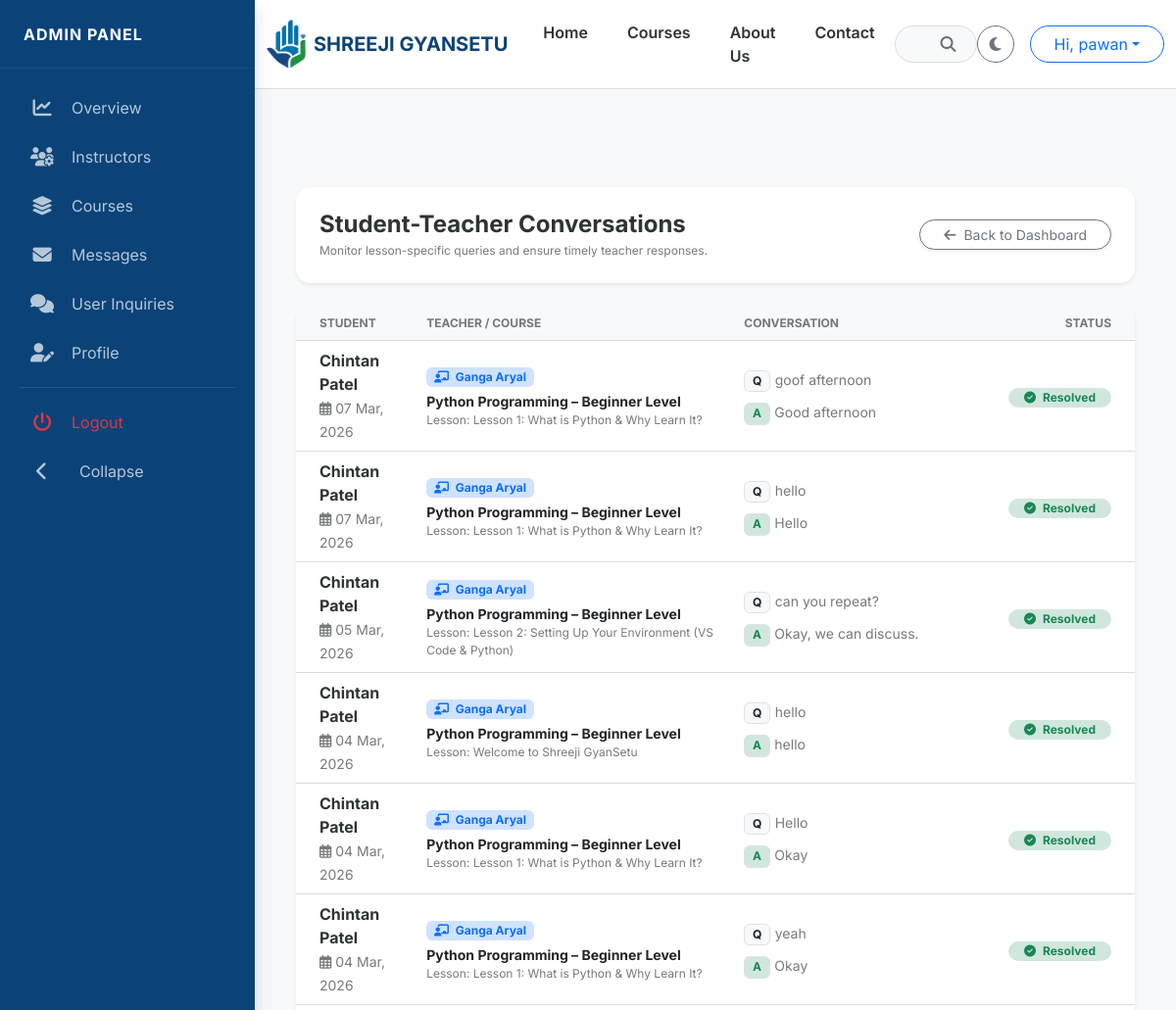
/admin-console/communication/ (signed in, upper part), run on an earlier commit of the app's database.
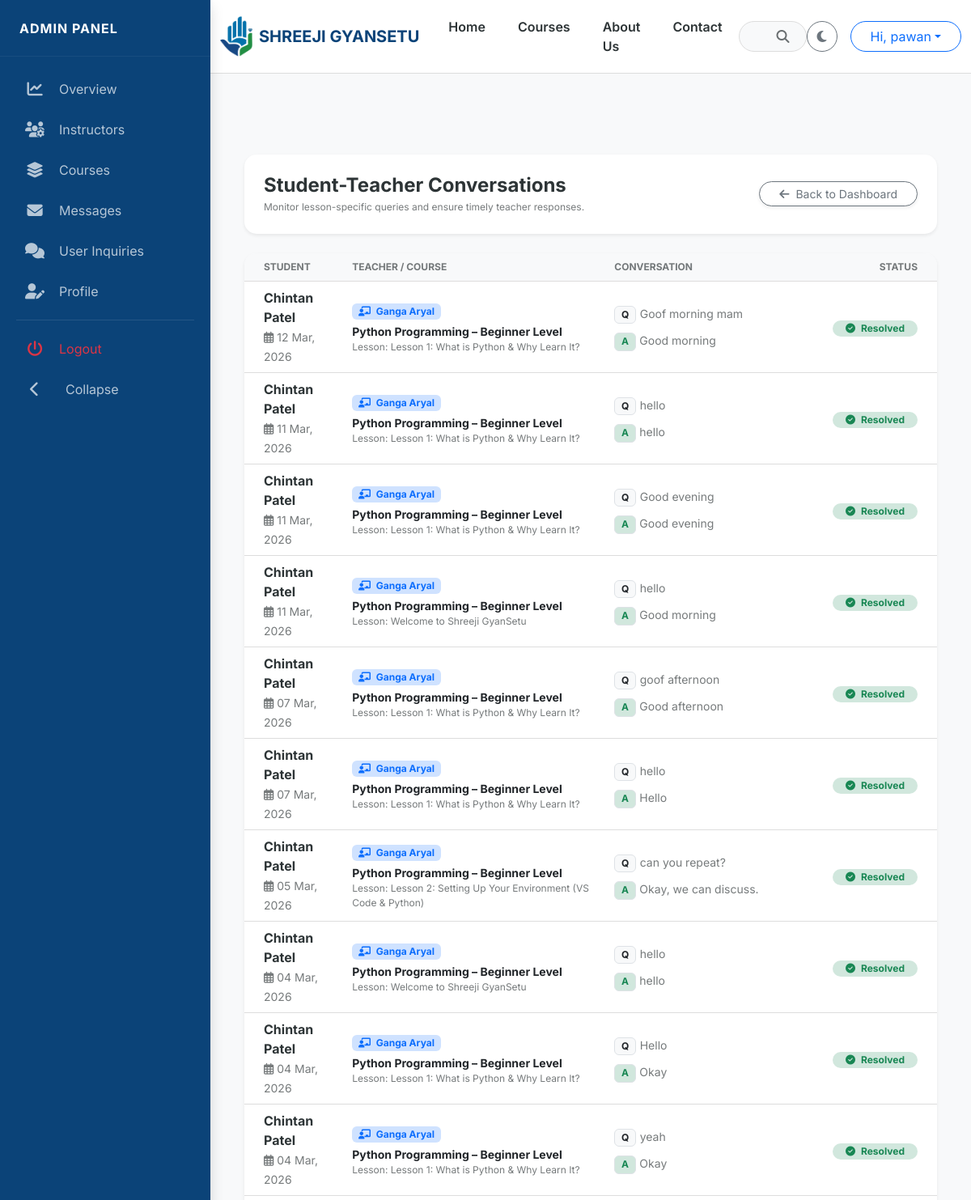
And on a later commit of the database.
### courses/models.py (models this page shows, shortened)
class LessonQuery(models.Model):
    lesson = models.ForeignKey(Lesson, on_delete=models.CASCADE, related_name='queries')
    student = models.ForeignKey(
        settings.AUTH_USER_MODEL,
        on_delete=models.CASCADE,
        related_name='student_queries'
    )
    question = models.TextField()
    answer = models.TextField(blank=True, null=True)
    is_resolved = models.BooleanField(default=False)
    created_at = models.DateTimeField(auto_now_add=True)
    updated_at = models.DateTimeField(auto_now=True)
    class Meta:
        verbose_name_plural = "9. Lesson Queries"
        ordering = ['-created_at']

class Lesson(models.Model):
    LESSON_TYPES = [('Video', 'Video'), ('PDF', 'Notes'), ('Quiz', 'Quiz')]
    course = models.ForeignKey(Course, on_delete=models.CASCADE, related_name='course_lessons')
    module = ChainedForeignKey(
        Module,
        chained_field="course",
        chained_model_field="course",
        show_all=False,
        auto_choose=True,
        sort=True,
        related_name='lessons'
    )
    title = models.CharField(max_length=200)
    lesson_type = models.CharField(max_length=10, choices=LESSON_TYPES, default='Video')
    lecturer_name = models.CharField(max_length=100, blank=True, null=True, default="Admin")
    description = models.TextField(blank=True, null=True, help_text="Detailed information about this video content")
    thumbnail = models.ImageField(upload_to='lesson_thumbnails/', blank=True, null=True, help_text="Upload a specific thumbnail for this lesson video")
    video_url = models.URLField(blank=True, null=True, help_text="YouTube or Vimeo Link")
    content_file = models.FileField(upload_to='lessons/', blank=True, null=True)
    notes_file = models.FileField(upload_to='lesson_notes/', blank=True, null=True, help_text="Upload PDF Notes for this lesson")
    is_preview = models.BooleanField(default=False, help_text="Check if this is a free demo lesson")
    order = models.PositiveIntegerField(default=0)
    resources = models.TextField(
        blank=True,
        null=True,
        help_text="Add links or descriptions of resources here (e.g. GitHub link, useful websites)"
    )
    class Meta:
        verbose_name_plural = "4. Lessons"
        ordering = ['order']

class Course(models.Model):
    LEVEL_CHOICES = [('Beginner', 'Beginner'), ('Intermediate', 'Intermediate'), ('Advanced', 'Advanced')]
    master_category = models.ForeignKey(MasterCategory, on_delete=models.CASCADE, related_name='courses')
    title = models.CharField(max_length=200)
    slug = models.SlugField(unique=True, blank=True)
    thumbnail = models.ImageField(upload_to='course_thumbnails/')
    description = models.TextField()
    is_active = models.BooleanField(default=True)
    price = models.DecimalField(max_digits=10, decimal_places=2)
    discount_price = models.DecimalField(max_digits=10, decimal_places=2, null=True, blank=True)
    level = models.CharField(max_length=20, choices=LEVEL_CHOICES, default='Beginner')
    is_live = models.BooleanField(default=False)
    enrollment_count = models.PositiveIntegerField(default=0)
    created_at = models.DateTimeField(auto_now_add=True)
    teacher = models.ForeignKey(
        settings.AUTH_USER_MODEL,
        on_delete=models.SET_NULL,
        null=True,
        blank=True,
        limit_choices_to=Q(profile__user_type= 'Teacher') | Q(profile__user_type= 'Admin'),
        related_name='taught_courses',
    )
    students = models.ManyToManyField(
        settings.AUTH_USER_MODEL,
        related_name='enrolled_courses',
        blank=True,
        limit_choices_to=Q(profile__user_type= 'Student')
    )
    @property
    def enrollment_count(self):
        """Returns the actual count from the ManyToMany relationship"""
        return self.students.count()
    class Meta:
        verbose_name_plural = "2. Courses"

### users/models.py (models this page shows, shortened)
class User(AbstractUser):
    class Role(models.TextChoices):
        ADMIN = "ADMIN", "Admin"
        TEACHER = "TEACHER", "Teacher"
        STUDENT = "STUDENT", "Student"
    role = models.CharField(max_length=10, choices=Role.choices, default=Role.STUDENT)
    phone_number = models.CharField(max_length=15, blank=True, null=True)
    profile_picture = models.ImageField(upload_to='profiles/', blank=True, null=True)

### courses/views.py (the view)
# urls.py: path('admin-console/communication/', admin_communication_hub, name='admin_communication'),
@login_required
def admin_communication_hub(request):
    if not (request.user.is_superuser or (hasattr(request.user, 'profile') and request.user.profile.user_type == 'Admin')):
        return HttpResponseForbidden("Access Denied: Admin Privileges Required")
    all_queries = LessonQuery.objects.all().select_related(
        'lesson', 'student', 'lesson__course', 'lesson__course__teacher'
    ).order_by('-created_at')
    return render(request, 'courses/admin_communication.html', {'all_queries': all_queries})

### courses/context_processors.py (called while the page is built)
def extras(request):
    return {
        'all_categories': MasterCategory.objects.all().order_by('order')[:4]
    }

def unread_notifications(request):
    if request.user.is_authenticated:
        count = Notification.objects.filter(user=request.user, is_read=False).count()
        return {'unread_count': count}
    return {'unread_count': 0}

### templates/courses/admin_communication.html (shortened to what this page needs)
{% extends 'base_sidebar.html' %}
{% block dashboard_content %}
  <div class="container-fluid">
    <div class="card border-0 shadow-sm p-4 mb-4" style="background: var(--card-bg); border-radius: 15px;">
      <div class="d-flex justify-content-between align-items-center">
        <div>
          <h4 class="fw-bold mb-1" style="color: var(--text-dark);">Student-Teacher Conversations</h4>
          <p class="text-muted small mb-0">Monitor lesson-specific queries and ensure timely teacher responses.</p>
        </div>
        <a href="{% url 'admin_dashboard' %}" class="btn btn-outline-secondary btn-sm rounded-pill px-4 shadow-sm bg-white btn-dash-nav"><i class="fas fa-arrow-left me-2"></i>Back to Dashboard</a>
      </div>
    </div>
    <div class="card border-0 shadow-sm" style="border-radius: 15px; overflow: hidden; background: var(--card-bg);">
      <div class="table-responsive">
        <table class="table table-hover align-middle mb-0">
          <thead class="bg-light">
            <tr class="text-muted small text-uppercase">
              <th class="ps-4">Student</th>
              <th>Teacher / Course</th>
              <th>Conversation</th>
              <th class="text-end pe-4">Status</th>
            </tr>
          </thead>
          <tbody>
            {% for query in all_queries %}
              <tr>
                <td class="ps-4">
                  <div class="fw-bold" style="color: var(--text-dark);">{{ query.student.get_full_name|default:query.student.username }}</div>
                  <small class="text-muted"><i class="far fa-calendar-alt me-1"></i>{{ query.created_at|date:'d M, Y' }}</small>
                </td>
                <td>
                  <div class="badge bg-primary-subtle text-primary mb-1">
                    <i class="fas fa-chalkboard-teacher me-1"></i> {{ query.lesson.course.teacher.get_full_name|default:query.lesson.course.teacher.username }}
                  </div>
                  <div class="small fw-bold text-dark">{{ query.lesson.course.title }}</div>
                  <div class="small text-muted italic">Lesson: {{ query.lesson.title }}</div>
                </td>
                <td>
                  <div class="mb-2">
                    <span class="badge bg-light text-dark border">Q</span>
                    <small class="text-muted conversation-text">{{ query.question }}</small>
                  </div>
                  {% if query.answer %}
                    <div>
                      <span class="badge bg-success-subtle text-success border">A</span>
                      <small class="text-muted conversation-text">{{ query.answer }}</small>
                    </div>
                  {% else %}
                    <div class="text-warning small fst-italic">
                      <i class="fas fa-hourglass-start me-1"></i> No response yet
                    </div>
                  {% endif %}
                </td>
                <td class="text-end pe-4">
                  {% if query.is_resolved %}
                    <span class="badge bg-success-subtle text-success rounded-pill px-3"><i class="fas fa-check-circle me-1"></i> Resolved</span>
                  {% else %}
                    <span class="badge bg-warning-subtle text-warning rounded-pill px-3"><i class="fas fa-clock me-1"></i> Waiting</span>
                  {% endif %}
                </td>
              </tr>
            {% endfor %}
          </tbody>
        </table>
      </div>
    </div>
  </div>
{% endblock %}

What changed in the data, as far as the page shows it:
added LessonQuery: student.get_full_name "Chintan Patel", created_at "12 Mar, 2026", lesson.course.teacher.get_full_name "Ganga Aryal", lesson.course "Python Programming – Beginner Level", lesson "Lesson 1: What is Python & Why Learn It?", question "Goof morning mam", answer "Good morning", is_resolved True (drawn)
added LessonQuery: student.get_full_name "Chintan Patel", created_at "11 Mar, 2026", lesson.course.teacher.get_full_name "Ganga Aryal", lesson.course "Python Programming – Beginner Level", lesson "Lesson 1: What is Python & Why Learn It?", question "hello", answer "hello", is_resolved True (drawn)
added LessonQuery: student.get_full_name "Chintan Patel", created_at "11 Mar, 2026", lesson.course.teacher.get_full_name "Ganga Aryal", lesson.course "Python Programming – Beginner Level", lesson "Lesson 1: What is Python & Why Learn It?", question "Good evening", answer "Good evening", is_resolved True (drawn)
added LessonQuery: student.get_full_name "Chintan Patel", created_at "11 Mar, 2026", lesson.course.teacher.get_full_name "Ganga Aryal", lesson.course "Python Programming – Beginner Level", lesson "Welcome to Shreeji GyanSetu", question "hello", answer "Good morning", is_resolved True (drawn)
